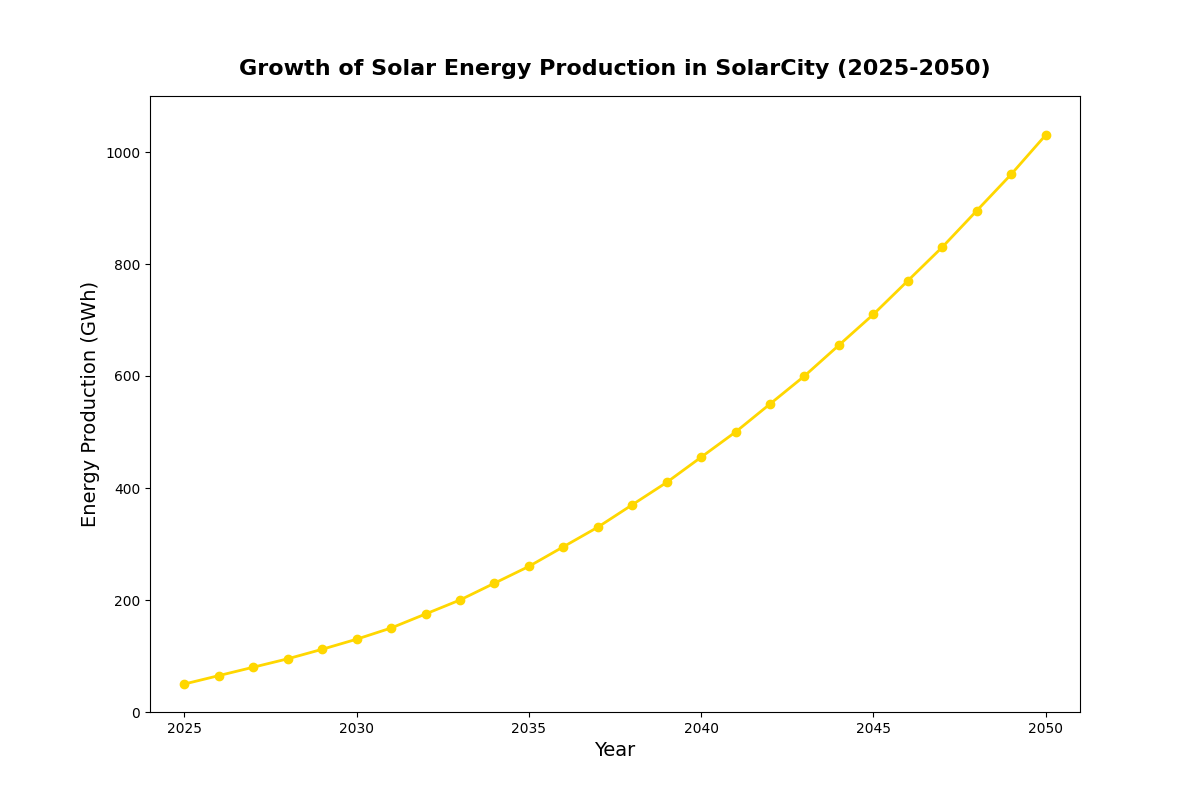

Python code for this plot:
import matplotlib.pyplot as plt
import numpy as np

# Define the time points (years)
years = np.arange(2025, 2051)

# Define energy production data for selected renewable source
solar_energy = np.array([50, 65, 80, 95, 112, 130, 150, 175, 200, 230, 260, 295, 330, 370, 410, 455, 500, 550, 600, 655, 710, 770, 830, 895, 960, 1030])

fig, ax1 = plt.subplots(figsize=(12, 8))

# Plot the line chart for solar energy
ax1.plot(years, solar_energy, marker='o', linestyle='-', linewidth=2, color='gold')

# Add titles and labels
ax1.set_title('Growth of Solar Energy Production in SolarCity (2025-2050)', fontsize=16, fontweight='bold', pad=15)
ax1.set_xlabel('Year', fontsize=14)
ax1.set_ylabel('Energy Production (GWh)', fontsize=14)

# Set axis limits
ax1.set_xlim(2024, 2051)
ax1.set_ylim(0, 1100)

# Display the plot
plt.show()
